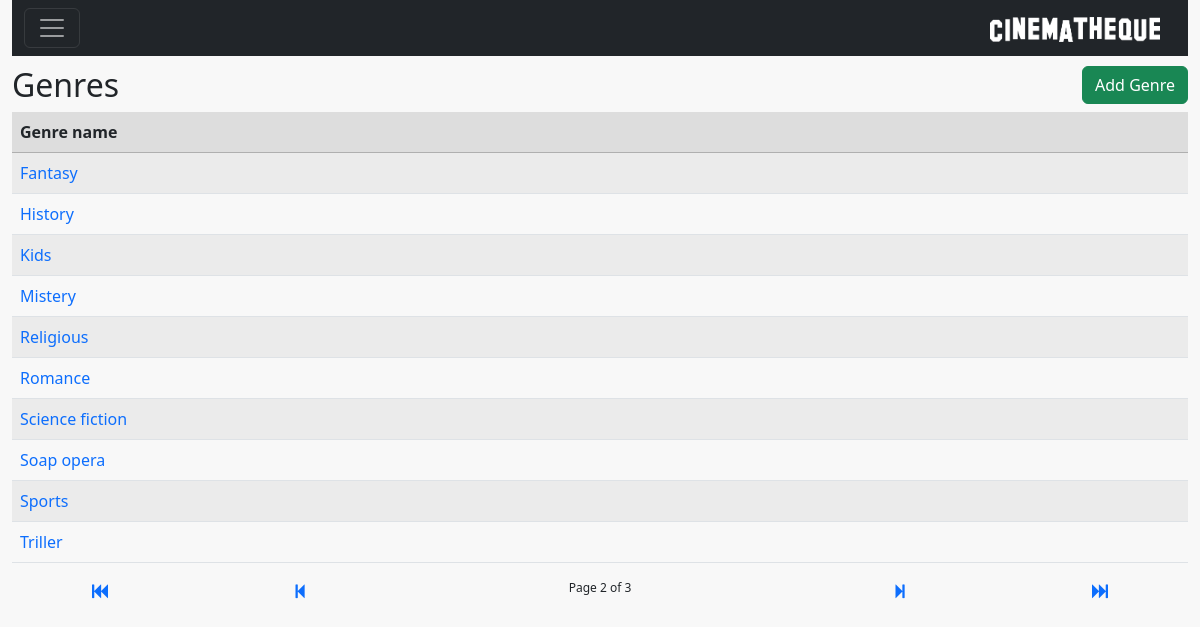
The page /genrelist?page=2 (signed in) on the database as committed earlier.
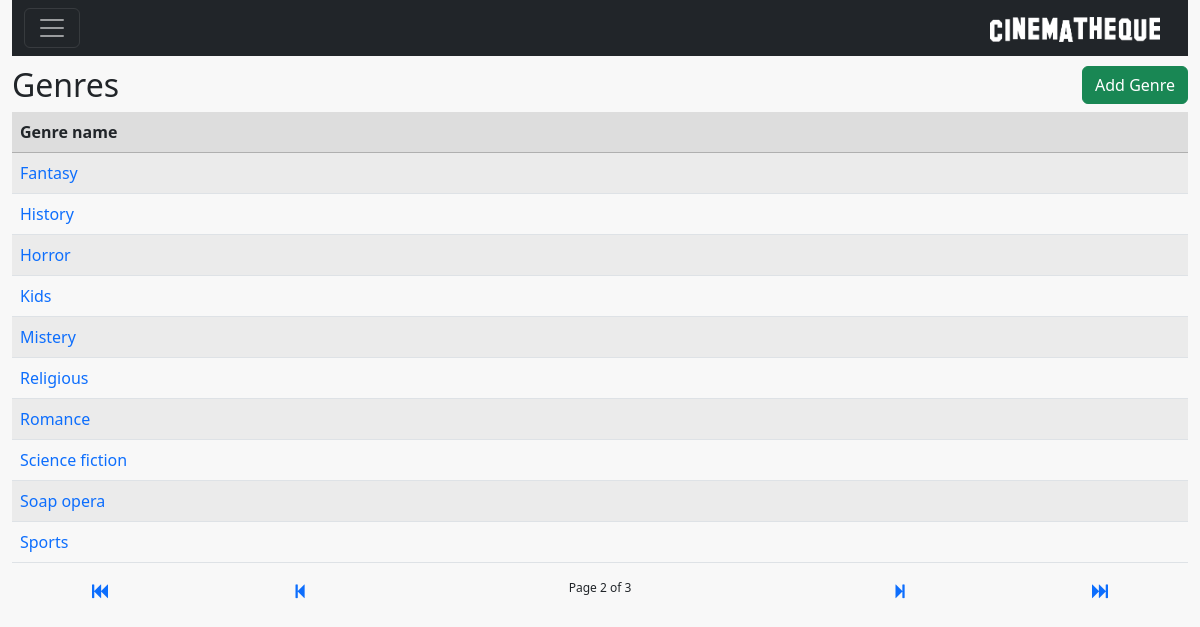
The same page on the database as committed later.
### core/models.py (models this page shows, shortened)
class Base(models.Model):
    DateTimeOfInsert = models.DateTimeField(auto_now_add=True,auto_now=False)
    DateTimeOfLastUpdate = models.DateTimeField(auto_now=True)
    InsertUser = models.ForeignKey( settings.AUTH_USER_MODEL, null=True, blank=True,
                                    on_delete=models.CASCADE, related_name='+' )
    LastUpdateUser = models.ForeignKey( settings.AUTH_USER_MODEL, null=True, blank=True,
                                         on_delete=models.CASCADE, related_name='+' )
    class Meta:
        abstract = True

class Genre(Base):
    NameEN = models.CharField(max_length=30)
    NamePT_BR = models.CharField(max_length=30)

### core/views.py (the view)
# urls.py: re_path(r'genrelist', genreList, name='core_genre_list'),
@login_required
def genreList(request):
    genres = Genre.objects.all().order_by('NameEN')
    paginator = Paginator(genres, list_page_count )
    page_number = request.GET.get("page")
    page_obj = paginator.get_page(page_number)
    data = {'userProfile': UserProfile.objects.get(User=request.user),
            'class': Genre,
            'page_obj': page_obj }
    return render(request, 'core/genrelist.html', data )

### core/models.py (called while the page is built)
    def __str__(self):
        return self.User.username

    def is_superuser(self):
        return self.User.is_superuser

### templatetags/filter.py (called while the page is built)
@register.filter
def get_class_name(value):
    if f'{value._meta.verbose_name}'.capitalize() != f'{value.__class__.__name__}'.capitalize() :
        str = f'{value._meta.verbose_name}'
    else:
        str = f'{value.__class__.__name__}'.capitalize()
    return str

@register.filter
def get_class_plural_name(value):
    if f'{value._meta.verbose_name_plural}'.capitalize() != f'{value.__class__.__name__}'.capitalize() + 's':
        str = f'{value._meta.verbose_name_plural}'
    else:
        str = value.__class__.__name__ + 's'
    return str

### core/templates/core/genrelist.html
{% extends 'baselist.html' %}
{% load filter %}
{% block insertButton %}
    <a href="{% url 'core_genre_insert' %}" class="btn btn-success">Add {{class|get_class_name}}</a>
{% endblock %}
{% block list %}
     <div class="col">
         <table class="table table-striped">
             <thead class="bgheadlist">
               <tr>
                 <th scope="col">Genre name</th>
               </tr>
             </thead>
             <tbody>
             {% for genre in page_obj %}
               <tr>
                 <td><a href="{% url 'core_genre_update' genre.id %}">{{genre.NameEN}}</a></td>
               </tr>
               {% endfor%}
             </tbody>
         </table>
    </div>
{% endblock %}

Rows that differ between the two databases and show on the page:
no longer on this page (row unchanged): Genre: NameEN "Triller"
added Genre: NameEN "Horror"
